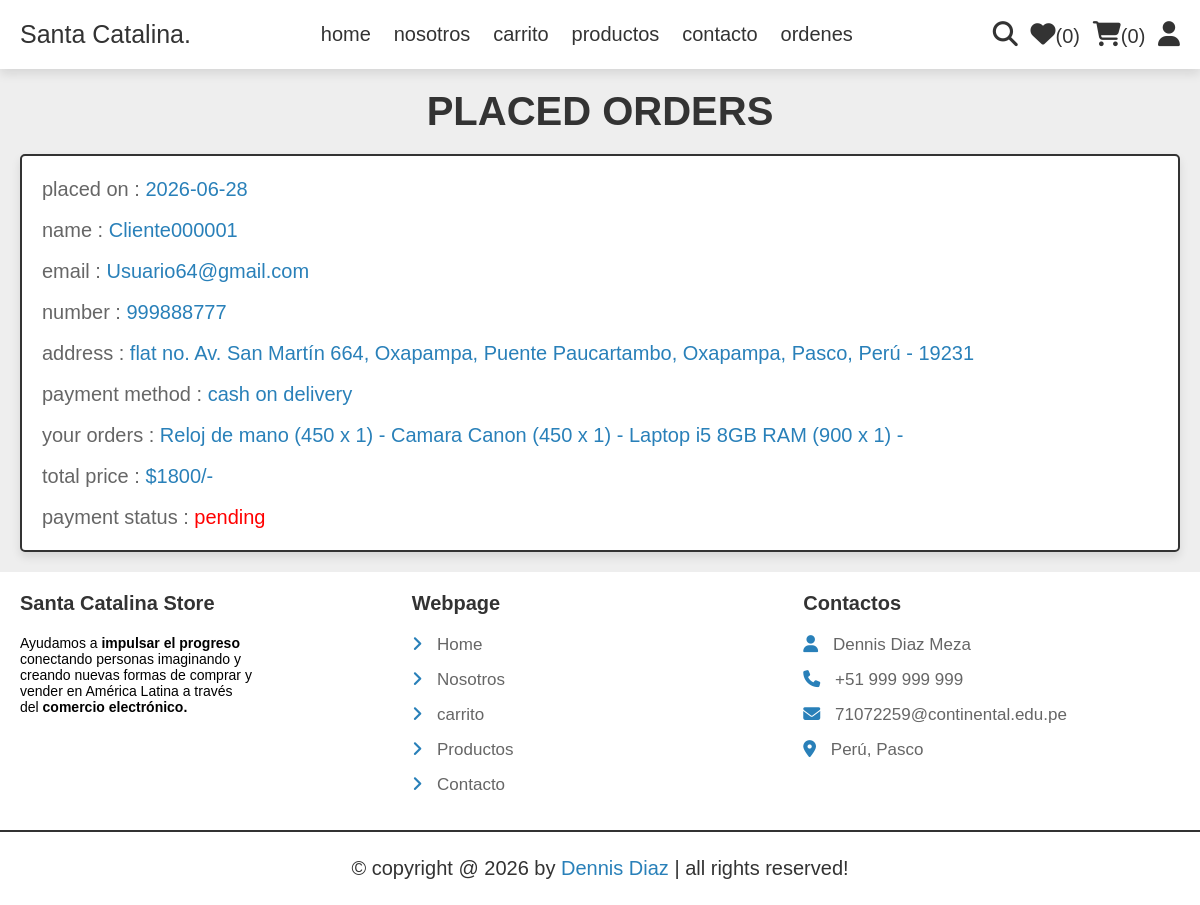
/Modelo/orden.php, run on the app's committed database.
### tables this page shows
CREATE TABLE `orders` (
  `id` int(100) NOT NULL,
  `user_id` int(100) NOT NULL,
  `name` varchar(20) NOT NULL,
  `number` varchar(10) NOT NULL,
  `email` varchar(50) NOT NULL,
  `method` varchar(50) NOT NULL,
  `address` varchar(500) NOT NULL,
  `total_products` varchar(1000) NOT NULL,
  `total_price` int(100) NOT NULL,
  `placed_on` date NOT NULL DEFAULT current_timestamp(),
  `payment_status` varchar(20) NOT NULL DEFAULT 'pending'
);

### Modelo/orden.php (the view, shortened to what this page needs)
<?php
include '../Controlador/lib/connect.php';
   $user_id = 1;
?>
<!DOCTYPE html>
<html lang="en">
<head>
   <link rel="stylesheet" href="https://cdnjs.cloudflare.com/ajax/libs/font-awesome/6.1.1/css/all.min.css">
   <link rel="stylesheet" href="../css/style.css">
</head>
<body>
<header class="header">
   <section class="flex">
      <a href="../index.php" class="logo">Santa Catalina.</a>
      <nav class="navbar">
         <a href="../index.php">home</a>
         <a href="about.php">nosotros</a>
         <a href="carrito.php">carrito</a>
         <a href="productos.php">productos</a>
         <a href="contact.php">contacto</a>
         <a href="#">ordenes</a>
      </nav>
      <div class="icons">
         <?php
            $count_wishlist_items = $conn->prepare("SELECT * FROM `wishlist` WHERE user_id = ?");
            $count_wishlist_items->execute([$user_id]);
            $total_wishlist_counts = $count_wishlist_items->rowCount();
            $count_cart_items = $conn->prepare("SELECT * FROM `cart` WHERE user_id = ?");
            $count_cart_items->execute([$user_id]);
            $total_cart_counts = $count_cart_items->rowCount();
         ?>
         <a href="../Controlador/lib/search_page.php"><i class="fas fa-search"></i></a>
         <a href="../Vistas/wishlist.php"><i class="fas fa-heart"></i><span>(<?= $total_wishlist_counts; ?>)</span></a>
         <a href="carrito.php"><i class="fas fa-shopping-cart"></i><span>(<?= $total_cart_counts; ?>)</span></a>
         <div id="#" class="fas fa-user"></div>
      </div>
   </section>
</header>
<section class="orders">
   <h1 class="heading">placed orders</h1>
   <div class="box-container">
   <?php
      if($user_id == ''){
         echo '<p class="empty">please login to see your orders</p>';
      }else{
         $select_orders = $conn->prepare("SELECT * FROM `orders` WHERE user_id = ?");
         $select_orders->execute([$user_id]);
         if($select_orders->rowCount() > 0){
            while($fetch_orders = $select_orders->fetch(PDO::FETCH_ASSOC)){
   ?>
   <div class="box">
      <p>placed on : <span><?= $fetch_orders['placed_on']; ?></span></p>
      <p>name : <span><?= $fetch_orders['name']; ?></span></p>
      <p>email : <span><?= $fetch_orders['email']; ?></span></p>
      <p>number : <span><?= $fetch_orders['number']; ?></span></p>
      <p>address : <span><?= $fetch_orders['address']; ?></span></p>
      <p>payment method : <span><?= $fetch_orders['method']; ?></span></p>
      <p>your orders : <span><?= $fetch_orders['total_products']; ?></span></p>
      <p>total price : <span>$<?= $fetch_orders['total_price']; ?>/-</span></p>
      <p> payment status : <span style="color:<?php if($fetch_orders['payment_status'] == 'pending'){ echo 'red'; }else{ echo 'green'; }; ?>"><?= $fetch_orders['payment_status']; ?></span> </p>
   </div>
   <?php
      }
      }else{
         echo '<p class="empty">no orders placed yet!</p>';
      }
      }
   ?>
   </div>
</section>
<?php include '../Vistas/piepagina.php'; ?>
</body>
</html>

### css/style.css (style rules this page uses)
:root { --main-color:#2980b9; --orange:#f39c12; --red:#e74c3c; --black:#333; --white:#fff; --light-color:#666; --light-bg:#eee; --border:.2rem solid var(--black); --box-shadow:0 .5rem 1rem rgba(0,0,0,.1); }
* { font-family: 'Nunito', sans-serif; margin:0; padding:0; box-sizing: border-box; outline: none; border:none; text-decoration: none; }
html { font-size: 62.5%; overflow-x: hidden; }
body { background-color: var(--light-bg); }
section { padding:2rem; max-width: 1200px; margin:0 auto; }
.heading { font-size: 4rem; color:var(--black); margin-bottom: 2rem; text-align: center; text-transform: uppercase; }
.header { position: sticky; top:0; left:0; right:0; background-color: var(--white); box-shadow: var(--box-shadow); z-index: 1000; }
.header .flex { display: flex; align-items: center; justify-content: space-between; position: relative; }
.header .flex .logo { font-size: 2.5rem; color:var(--black); }
.header .flex .navbar a { margin:0 1rem; font-size: 2rem; color:var(--black); }
.header .flex .icons > * { margin-left: 1rem; font-size: 2.5rem; cursor: pointer; color:var(--black); }
.header .flex .icons a span { font-size: 2rem; }
.orders .box-container { display: flex; flex-wrap: wrap; gap:1.5rem; align-items: flex-start; }
.orders .box-container .box { padding:1rem 2rem; flex:1 1 40rem; border:var(--border); background-color: var(--white); box-shadow: var(--box-shadow); border-radius: .5rem; }
.orders .box-container .box p { margin:.5rem 0; line-height: 1.8; font-size: 2rem; color:var(--light-color); }
.orders .box-container .box p span { color:var(--main-color); }

### data on the page
orders: placed_on "2026-06-28", name "Cliente000001", email "Usuario64@gmail.com", number "999888777", address "flat no. Av. San Martín 664, Oxapampa, Puente Paucartambo, Oxapampa, Pasco, Perú - 19231", method "cash on delivery", total_products "Reloj de mano (450 x 1) - Camara Canon (450 x 1) - Laptop i5 8GB RAM (900 x 1) -", total_price "1800", payment_status "pending"

### other printed values
$total_wishlist_counts "0"
$total_cart_counts "0"
